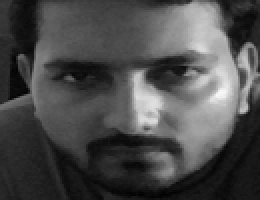
#> input picture Face Recognition : Smart Door Lock/datasets/ris/1.png, 130 x 100 px, given in place of the camera (shown 2 times larger)
$ python create_data.py
#> lines starting #> are read from the running program, lines starting #| are printed output that depends on the picture; after the words box and inside, x2 and y2 are one past the last pixel; in counts of white or black regions, pixels touching at a corner belong together
#creating database
import cv2, sys, numpy, os
import urllib
import numpy as np
haar_file = 'haarcascade_frontalface_default.xml'
datasets = 'datasets'  #All the faces data will be present this folder
sub_data = 'ris'

####sub_data = 'hai'  #These are sub data sets of folder, for my faces I've used my name

path = os.path.join(datasets, sub_data)
if (not os.path.isdir(path)):
    os.mkdir(path)
(width, height) = (130, 100)    # defining the size of images


face_cascade = cv2.CascadeClassifier(haar_file)
webcam = cv2.VideoCapture(0) #'0' is use for my webcam, if you've any other camera attached use '1' like this

#url="http://10.7.81.89:8080/shot.jpg"
# The program loops until it has 30 images of the face.
count = 1
while count < 31:
    (_, im) = webcam.read()
#> im is the input picture: shape (100, 130, 3); min 1, max 248, mean 75.4

##    imgPath=urllib.urlopen(url)
##    imgNp=np.array(bytearray(imgPath.read()),dtype=np.uint8)
##    im=cv2.imdecode(imgNp,-1)
    gray = cv2.cvtColor(im, cv2.COLOR_BGR2GRAY)
    faces = face_cascade.detectMultiScale(im, 1.3, 4)
#> faces = [[25, 5, 89, 89]]
    for (x,y,w,h) in faces:
        cv2.rectangle(im,(x,y),(x+w,y+h),(255,0,0),2)
        face = gray[y:y + h, x:x + w]
        face_resize = cv2.resize(face, (width, height))
        cv2.imwrite('%s/%s.png' % (path,count), face_resize)
#> this loop made 1 pass
#> pass 1, `face = gray[y:y + h, x:x + w]`:
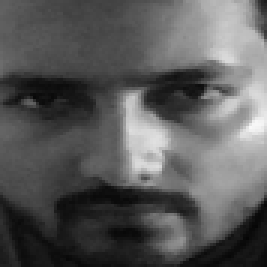
#> face: shape (89, 89) (shown 3 times larger); min 5, max 248, mean 89.7
#> pass 1, `face_resize = cv2.resize(face, (width, height))`:
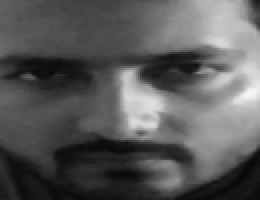
#> face_resize: shape (100, 130) (shown 2 times larger); min 6, max 246, mean 89.6
#> after the loop:
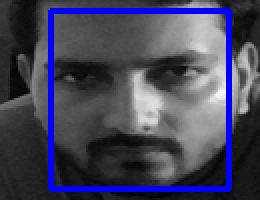
#> im: shape (100, 130, 3) (shown 2 times larger); 8.18% of pixels changed, all inside (x1, y1, x2, y2) = (24, 4, 116, 96)
    count += 1

    cv2.imshow('OpenCV', im)
    key = cv2.waitKey(10)
#> (key Esc is pressed here)
    if key == 27:
        break
